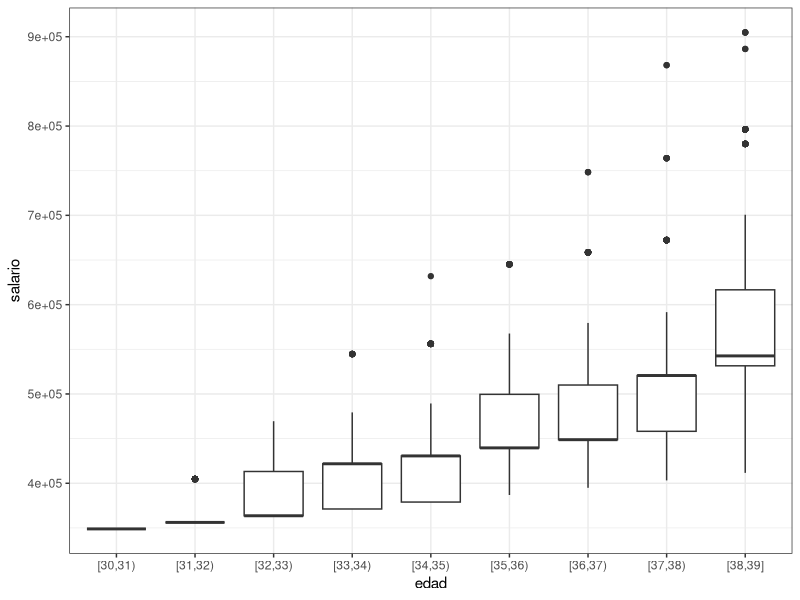
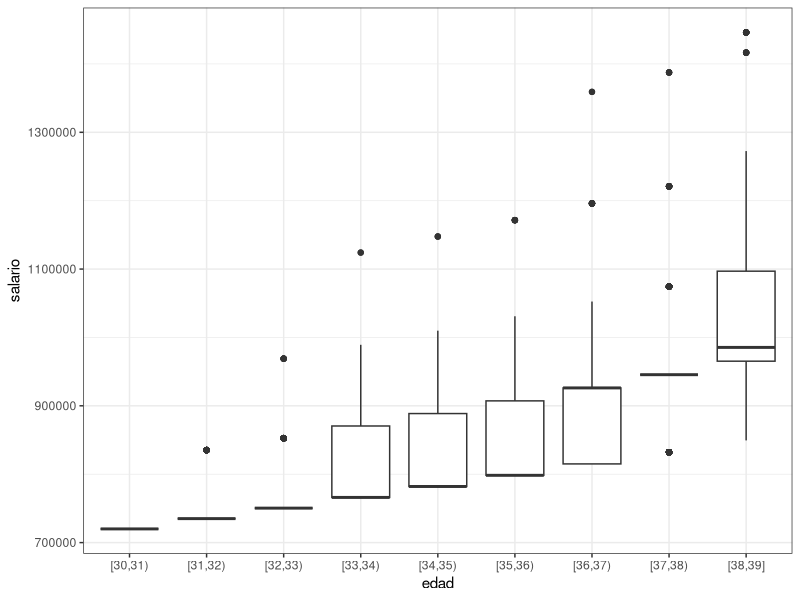

Reproduce these figures in R, in order.
# break even point salario
#
library(tidyverse)
library(magrittr)
library(stringr)
library(data.table)
library(xts)
###  parámetros de persona ----
pension <- 40000
###  tasas de interés ----
i <- .0775
V <- 1/(1+i)
###  estructuras de crecimiento salarial ----
# subir 10 es la norma (80%), sin embargo parece un sistema condicional
# subir 30 sucede ya que subiste ciertas veces 10. 
salario_pwc <- 29074
###  distribuciones de dinámica de crecimiento de salario ----
funcion_aumento <- function(prob = 0.8, n_intento = 1){
  unif <- runif(n = 1, min = 0, max = 1)
  if(unif < prob - (n_intento-1)*0.2){
    aumento <- 0.1
  }else{
    aumento <- 0.3
  }
  aumento
}
funcion_aumento2 <-function(prob = 0.95, n_intento = 1){
  unif <- runif(n = 1, min = 0, max = 1)
  ajuste_prob <- n_intento*0.025
  if(n_intento >5){
    ajuste_prob <- .25  + (n_intento-5)*0.05  
  }
  if(unif < prob - ajuste_prob){
    aumento <- 0.1
  }else{
    aumento <- 0.25
  }
  aumento
}
###  MCMC----
sim_num <- 1000
y <- 40-30
mc_distr <- matrix(data = NA_real_, nrow = sim_num, ncol = y)

distr_vp <-function(mcmc = mc_distr,y_aux = y, prob_sim = 0.8, salario = salario_pwc, V_aux = V){
  for(i in 1:sim_num){
    salario_aux <- salario
    n_intento <- 1
    mcmc[i,1] <- salario *12 
    for(j in 2:y_aux){
      # aumento_aux <- funcion_aumento(prob = prob_sim, n_intento = n_intento)
      aumento_aux <- funcion_aumento2(prob = prob_sim, n_intento = n_intento)
      salario_aux <- salario_aux*(1+aumento_aux)
      if(aumento_aux>0.1){
        n_intento <-1
      }else{
        n_intento <- n_intento+1
      }
      mcmc[i,j] <- salario_aux*(V_aux**(j-1)) *12
    }
  }
  mcmc
}
set.seed(11)
dsalario_pwc <- distr_vp()
dsalario_pwc <- dsalario_pwc %>% as.data.frame()
names(dsalario_pwc) <- c("e30", "e31", "e32", "e33", "e34", "e35", "e36", "e37", "e38", "e39")
dsalario_pwc %>% 
  tidyr::gather(key = edad, value = salario, e30:e39) %>% 
  dplyr::mutate(edad_num  = gsub(edad, pattern = "e", replacement = "") %>% as.numeric()) %>% 
  ggplot(aes(x = cut(edad_num, include.lowest = T, breaks = 30:39, right = F), y = salario)) + 
  geom_boxplot() + theme_bw() + xlab("edad")

vp_salario_pwc <- dsalario_pwc %>% rowSums()
vp_salario_pwc %>% fivenum()


salario_s <- 60000
set.seed(50)
dsalario_s <- distr_vp(salario = salario_s, prob_sim = 0.95)
dsalario_s <- dsalario_s %>% as.data.frame()
names(dsalario_s) <- c("e30", "e31", "e32", "e33", "e34", "e35", "e36", "e37", "e38", "e39")
dsalario_s %>% 
  tidyr::gather(key = edad, value = salario, e30:e39) %>% 
  dplyr::mutate(edad_num  = gsub(edad, pattern = "e", replacement = "") %>% as.numeric()) %>% 
  ggplot(aes(x = cut(edad_num, include.lowest = T, breaks = 30:39, right = F), y = salario)) + 
  geom_boxplot() + theme_bw() + xlab("edad")
vp_salario_s <- dsalario_s %>% rowSums()
vp_salario_s %>% fivenum()
vp_salario_pwc %>% fivenum()
1000000/((1.075)**9)
